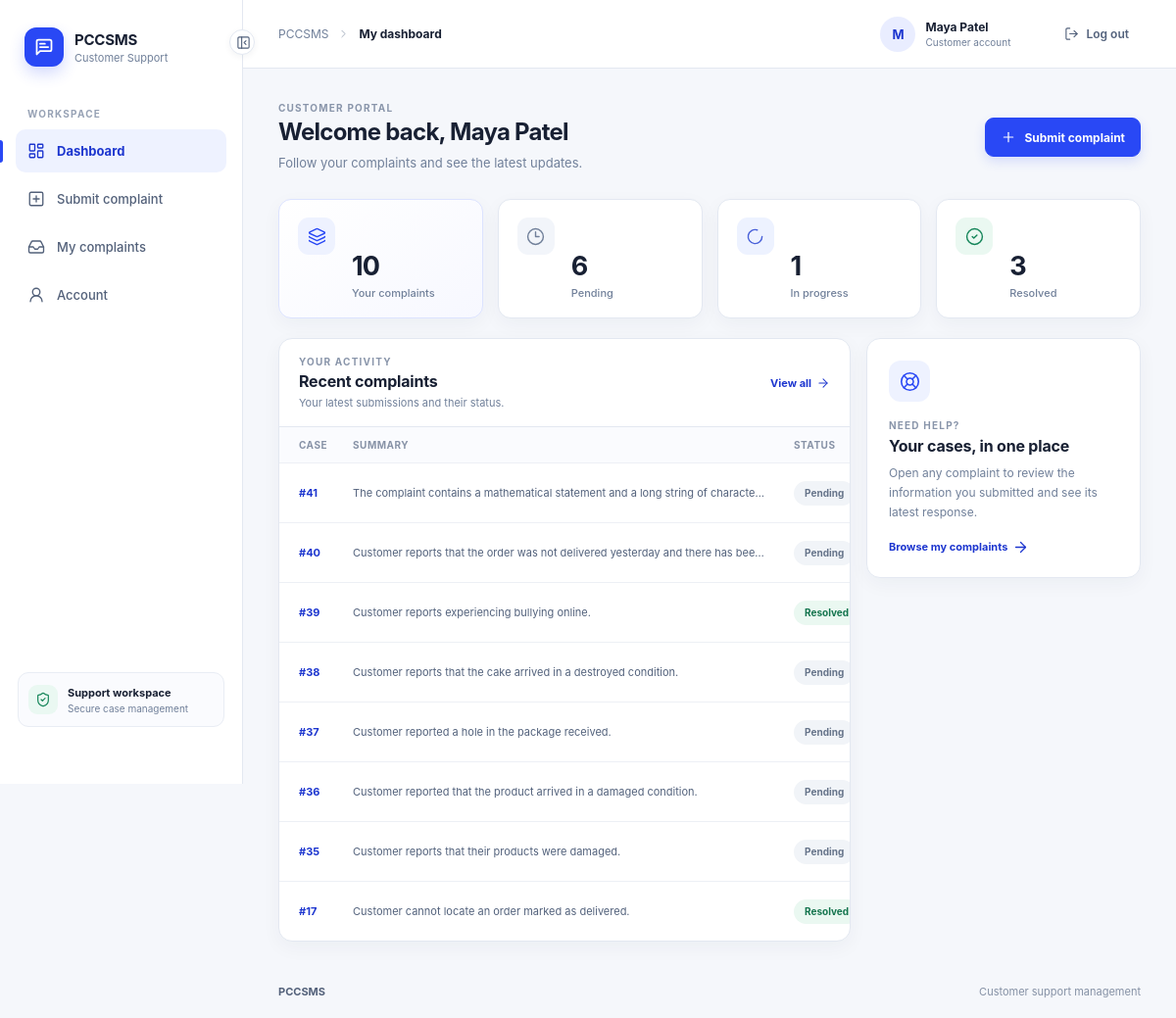
The app's page /customer (signed in) with its own data.
### tables this page shows
CREATE TABLE users (
    id INTEGER PRIMARY KEY AUTOINCREMENT,
    name TEXT NOT NULL,
    email TEXT NOT NULL COLLATE NOCASE UNIQUE,
    password_hash TEXT NOT NULL,
    role TEXT NOT NULL CHECK (role IN ('customer','admin')),
    is_active INTEGER NOT NULL DEFAULT 1 CHECK (is_active IN (0,1)),
    created_at TEXT NOT NULL DEFAULT CURRENT_TIMESTAMP,
    updated_at TEXT NOT NULL DEFAULT CURRENT_TIMESTAMP
);

CREATE TABLE complaints (
    id INTEGER PRIMARY KEY AUTOINCREMENT,
    customer_name TEXT NOT NULL,
    email TEXT NOT NULL,
    order_id TEXT,
    phone TEXT,
    complaint_text TEXT NOT NULL,
    category TEXT CHECK (category IS NULL OR category IN ('Delivery','Refund','Product','Payment','Account','Other')),
    sentiment TEXT CHECK (sentiment IS NULL OR sentiment IN ('Positive','Neutral','Negative','Very Negative')),
    priority TEXT CHECK (priority IS NULL OR priority IN ('Low','Medium','High','Critical')),
    summary TEXT,
    recommended_action TEXT,
    generated_response TEXT,
    status TEXT NOT NULL DEFAULT 'Pending' CHECK (status IN ('Pending','In Progress','Resolved','Closed')),
    ai_status TEXT NOT NULL DEFAULT 'Pending' CHECK (ai_status IN ('Pending','Completed','Failed')),
    ai_model TEXT,
    ai_analyzed_at TEXT,
    created_at TEXT NOT NULL DEFAULT CURRENT_TIMESTAMP,
    updated_at TEXT NOT NULL DEFAULT CURRENT_TIMESTAMP
, user_id INTEGER REFERENCES users(id) ON DELETE SET NULL);

### app.py (the view)
    @app.get("/customer")
    @customer_required
    def customer_dashboard():
        stats = database.get_customer_stats(current_user.id)
        recent = database.get_complaints(user_id=current_user.id, limit=8)
        return render_template("customer/dashboard.html", stats=stats, recent=recent)

### auth.py (called while the page is built)
@login_manager.user_loader
def load_user(user_id):
    from database import get_user
    try:
        user = User.from_record(get_user(int(user_id)))
        return user if user and user.is_active else None
    except (TypeError, ValueError):
        return None

def customer_required(view):
    @wraps(view)
    def wrapped(*args, **kwargs):
        if not current_user.is_authenticated:
            return login_manager.unauthorized()
        if current_user.role != "customer":
            abort(403)
        return view(*args, **kwargs)
    return wrapped

    @property
    def is_active(self):
        return self._active

    @classmethod
    def from_record(cls, record):
        return cls(record) if record else None

### database.py (called while the page is built)
def get_db():
    if "db" not in g:
        path = Path(current_app.config["DATABASE_PATH"])
        path.parent.mkdir(parents=True, exist_ok=True)
        connection = sqlite3.connect(path, timeout=10)
        connection.row_factory = sqlite3.Row
        connection.execute("PRAGMA foreign_keys = ON")
        g.db = connection
    return g.db

def get_user(user_id):
    return get_db().execute("SELECT * FROM users WHERE id=?", (user_id,)).fetchone()

def get_customer_stats(user_id):
    db = get_db()
    rows = db.execute("SELECT status, COUNT(*) AS total FROM complaints WHERE user_id=? GROUP BY status", (user_id,)).fetchall()
    counts = {row["status"]: row["total"] for row in rows}
    return {"total": sum(counts.values()), "pending": counts.get("Pending", 0),
            "in_progress": counts.get("In Progress", 0), "resolved": counts.get("Resolved", 0)}

### templates/customer/dashboard.html (shortened to what this page needs)
{% extends 'shared/base.html' %}
{% block title %}My dashboard{% endblock %}
{% block content %}
<section class="page-heading dashboard-heading">
  <div><span class="eyebrow">CUSTOMER PORTAL</span><h1>Welcome back, {{ current_user.name }}</h1><p>Follow your complaints and see the latest updates.</p></div>
  <a class="button button-primary" href="{{ url_for('customer_submit_page') }}"><i data-lucide="plus"></i> Submit complaint</a>
</section>
<section class="kpi-grid customer-kpis" aria-label="Your complaint totals">
  <article class="kpi-card kpi-primary"><span class="kpi-icon icon-total"><i data-lucide="layers-3"></i></span><strong>{{ stats.total }}</strong><span>Your complaints</span></article>
  <article class="kpi-card"><span class="kpi-icon icon-pending"><i data-lucide="clock-3"></i></span><strong>{{ stats.pending }}</strong><span>Pending</span></article>
  <article class="kpi-card"><span class="kpi-icon icon-progress"><i data-lucide="loader-circle"></i></span><strong>{{ stats.in_progress }}</strong><span>In progress</span></article>
  <article class="kpi-card"><span class="kpi-icon icon-resolved"><i data-lucide="circle-check"></i></span><strong>{{ stats.resolved }}</strong><span>Resolved</span></article>
</section>
<section class="customer-dashboard-grid">
  <article class="panel recent-panel">
    <div class="section-heading recent-heading"><div><span class="eyebrow">YOUR ACTIVITY</span><h2>Recent complaints</h2><p>Your latest submissions and their status.</p></div><a href="{{ url_for('customer_complaints') }}" class="subtle-link">View all <i data-lucide="arrow-right"></i></a></div>
    {% if recent %}<div class="table-wrap"><table><thead><tr><th>Case</th><th>Summary</th><th>Status</th><th>Submitted</th><th><span class="sr-only">View</span></th></tr></thead><tbody>
    {% for row in recent %}<tr><td><a class="id-link" href="{{ url_for('customer_complaint_detail', complaint_id=row.id) }}">#{{ row.id }}</a></td><td class="customer-summary">{{ row.summary or row.complaint_text|truncate(90) }}</td><td><span class="badge status-{{ row.status|lower|replace(' ','-') }}">{{ row.status }}</span></td></tr>{% endfor %}
    </tbody></table></div>
    {% else %}<div class="empty-state"><i data-lucide="inbox"></i><h3>No complaints submitted yet</h3><p>When you submit a complaint, its progress will appear here.</p><a class="button button-primary" href="{{ url_for('customer_submit_page') }}">Submit your first complaint</a></div>{% endif %}
  </article>
  <aside class="panel customer-help-card"><span class="help-icon"><i data-lucide="life-buoy"></i></span><span class="eyebrow">NEED HELP?</span><h2>Your cases, in one place</h2><p>Open any complaint to review the information you submitted and see its latest response.</p><a href="{{ url_for('customer_complaints') }}" class="subtle-link">Browse my complaints <i data-lucide="arrow-right"></i></a></aside>
</section>
{% endblock %}

### templates/shared/base.html (shortened to what this page needs)
<!doctype html>
<html lang="en">
<head>
  <link rel="stylesheet" href="{{ url_for('static', filename='css/style.css', v='20261028') }}">
</head>
<body>
<div class="app-layout" id="app-layout">
  <aside class="sidebar" id="sidebar">
    <a class="brand" href="{{ url_for('dashboard') }}" aria-label="PCCSMS home">
      <span class="brand-mark"><i data-lucide="message-square-text"></i></span>
      <span class="brand-copy"><strong>PCCSMS</strong><small>{% if current_user.is_authenticated and current_user.role == 'customer' %}Customer Support{% else %}AI Support{% endif %}</small></span>
    </a>
    <div class="nav-caption">WORKSPACE</div>
    <nav class="side-nav" aria-label="Main navigation">
      {% if current_user.role == 'admin' %}
      <a class="nav-link {% if request.endpoint == 'dashboard' %}active{% endif %}" href="{{ url_for('dashboard') }}" title="Dashboard"><i data-lucide="layout-dashboard"></i><span>Dashboard</span></a>
      <a class="nav-link {% if request.endpoint == 'submit_page' %}active{% endif %}" href="{{ url_for('submit_page') }}" title="New complaint"><i data-lucide="plus-square"></i><span>New complaint</span></a>
      <a class="nav-link {% if request.endpoint in ['complaints','complaint_detail'] %}active{% endif %}" href="{{ url_for('complaints') }}" title="Complaints"><i data-lucide="inbox"></i><span>All complaints</span></a>
      {% else %}
      <a class="nav-link {% if request.endpoint == 'customer_dashboard' %}active{% endif %}" href="{{ url_for('customer_dashboard') }}" title="Dashboard"><i data-lucide="layout-dashboard"></i><span>Dashboard</span></a>
      <a class="nav-link {% if request.endpoint == 'customer_submit_page' %}active{% endif %}" href="{{ url_for('customer_submit_page') }}" title="Submit complaint"><i data-lucide="plus-square"></i><span>Submit complaint</span></a>
      <a class="nav-link " href="{{ url_for('customer_complaints') }}" title="My complaints"><i data-lucide="inbox"></i><span>My complaints</span></a>
      <a class="nav-link {% if request.endpoint == 'customer_account' %}active{% endif %}" href="{{ url_for('customer_account') }}" title="Account"><i data-lucide="user-round"></i><span>Account</span></a>
      {% endif %}
    </nav>
    <div class="sidebar-spacer"></div>
    <div class="sidebar-foot"><span class="sidebar-foot-icon"><i data-lucide="shield-check"></i></span><span><strong>Support workspace</strong><small>Secure case management</small></span></div>
    <button class="collapse-button" id="sidebar-toggle" type="button" aria-label="Collapse navigation" aria-expanded="true" title="Collapse navigation"><i data-lucide="panel-left-close"></i></button>
  </aside>
  <div class="workspace">
    <header class="topbar">
      <div class="topbar-start">
        <div class="breadcrumbs"><span>PCCSMS</span><i data-lucide="chevron-right"></i><strong>{% block breadcrumb %}{{ self.title() }}{% endblock %}</strong></div>
      </div>
      {% if current_user.is_authenticated %}
      <div class="topbar-user">
        <span class="user-avatar" aria-hidden="true">{{ current_user.name[:1]|upper }}</span>
        <span class="user-meta"><strong>{{ current_user.name }}</strong><small>{{ 'Administrator' if current_user.role == 'admin' else 'Customer account' }}</small></span>
        <form method="post" action="{{ url_for('logout') }}"><input type="hidden" name="csrf_token" value="{{ csrf_token() }}"><button class="logout-button" type="submit"><i data-lucide="log-out"></i><span>Log out</span></button></form>
      </div>
      {% else %}<a class="button button-quiet" href="{{ url_for('login') }}">Sign in</a>{% endif %}
    </header>
    <main class="page-shell">{% block content %}{% endblock %}</main>
    <footer class="footer"><span>PCCSMS</span><span>Customer support management</span></footer>
  </div>
</div>
</body>
</html>

### records on screen
users: name "M", name "Maya Patel", role "Customer account"
complaints: id "41", summary "The complaint contains a mathematical statement and a long string of characte…", status "Pending"
complaints: id "40", summary "Customer reports that the order was not delivered yesterday and there has bee…", status "Pending"
complaints: id "39", summary "Customer reports experiencing bullying online.", status "Resolved"
complaints: id "38", summary "Customer reports that the cake arrived in a destroyed condition.", status "Pending"
complaints: id "37", summary "Customer reported a hole in the package received.", status "Pending"
complaints: id "36", summary "Customer reported that the product arrived in a damaged condition.", status "Pending"
complaints: id "35", summary "Customer reports that their products were damaged.", status "Pending"
complaints: id "17", summary "Customer cannot locate an order marked as delivered.", status "Resolved"

### other values on screen
{{ stats.total }} "10"
{{ stats.pending }} "6"
{{ stats.in_progress }} "1"
{{ stats.resolved }} "3"
